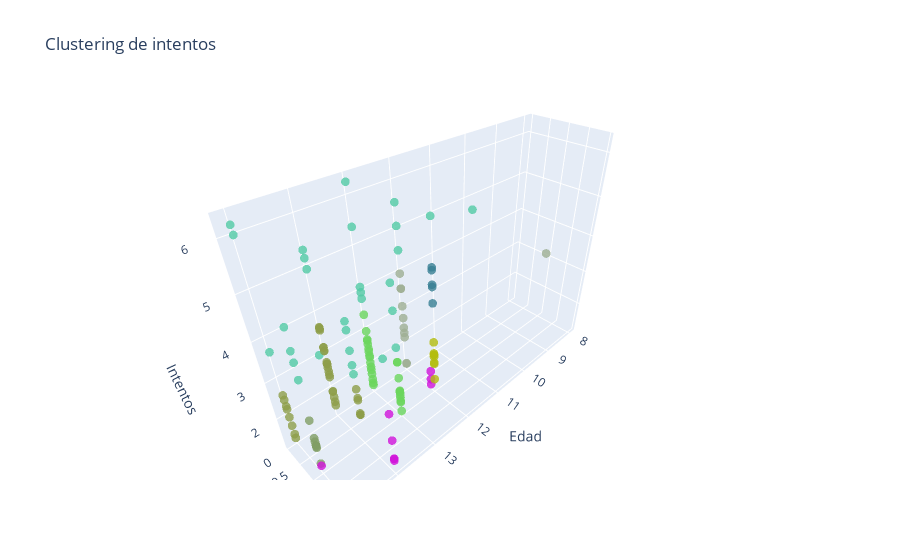

Notebook source saved alongside this figure:
### Code cell
from sklearn.cluster import SpectralClustering

# Eliminamos la columna de 'genero' antes de crear la matriz de características
intentos_mat = df.drop(['G03Q02', 'token'], axis=1).values

# Definimos el modelo
model = SpectralClustering(n_components=None, random_state=SEED_VALUE)

# Axustamos el modelo aos datos
agrupamiento = model.fit_predict(intentos_mat)

# Creamos un diccionario que asigne un color aleatorio a cada cluster
colores = {}
for cluster in set(agrupamiento):
    colores[cluster] = f'rgb({np.random.randint(0, 256)}, {np.random.randint(0, 256)}, {np.random.randint(0, 256)})'

# Creamos la figura
fig = go.Figure(data=[go.Scatter3d(x=df['G03Q01'], y=df['genero_num'], z=df['intentos'], mode='markers', 
                                   marker=dict(size=3, color=[colores[cluster] for cluster in agrupamiento], 
                                               opacity=0.8))])

# Agregamos la barra de colores
fig.update_layout(title='Clustering de intentos',
                  scene=dict(xaxis_title='Edad', yaxis_title='Genero', zaxis_title='Intentos'),
                  coloraxis=dict(colorbar=dict(title='Cluster')))

# Mostramos la figura
fig.show()

### Figure 1 — Plotly figure (JSON) as saved in the notebook; plotly's stock layout.template omitted (floating-point values rounded to 4 significant figures; data arrays with more than 128 entries replaced by an {"elided": "..."} marker saying what was removed)
{"data": [{"marker": {"color": {"elided": "133 str values"}, "opacity": 0.8, "size": 3}, "mode": "markers", "type": "scatter3d", "x": {"elided": "133 int values"}, "y": {"elided": "133 int values"}, "z": {"elided": "133 float values"}}], "layout": {"coloraxis": {"colorbar": {"title": {"text": "Cluster"}}}, "scene": {"xaxis": {"title": {"text": "Edad"}}, "yaxis": {"title": {"text": "Genero"}}, "zaxis": {"title": {"text": "Intentos"}}}, "title": {"text": "Clustering de intentos"}}}
